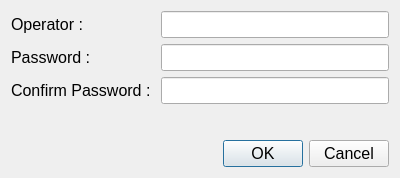
<?xml version="1.0" encoding="UTF-8"?>
<ui version="4.0">
 <class>OperatorDialog</class>
 <widget class="QDialog" name="OperatorDialog">
  <property name="windowModality">
   <enum>Qt::WindowModal</enum>
  </property>
  <property name="geometry">
   <rect>
    <x>0</x>
    <y>0</y>
    <width>400</width>
    <height>178</height>
   </rect>
  </property>
  <property name="font">
   <font>
    <pointsize>12</pointsize>
   </font>
  </property>
  <property name="acceptDrops">
   <bool>true</bool>
  </property>
  <property name="windowTitle">
   <string>Dialog</string>
  </property>
  <property name="modal">
   <bool>true</bool>
  </property>
  <layout class="QVBoxLayout" name="verticalLayout">
   <item>
    <layout class="QFormLayout" name="formLayout">
     <property name="fieldGrowthPolicy">
      <enum>QFormLayout::AllNonFixedFieldsGrow</enum>
     </property>
     <item row="0" column="0">
      <widget class="QLabel" name="label">
       <property name="text">
        <string>Operator : </string>
       </property>
       <property name="wordWrap">
        <bool>false</bool>
       </property>
      </widget>
     </item>
     <item row="0" column="1">
      <widget class="DialogLineEdit" name="leOperatorName">
       <property name="inputMask">
        <string/>
       </property>
      </widget>
     </item>
     <item row="1" column="0">
      <widget class="QLabel" name="label_2">
       <property name="text">
        <string>Password : </string>
       </property>
      </widget>
     </item>
     <item row="1" column="1">
      <widget class="DialogLineEdit" name="leOperatorPass">
       <property name="inputMask">
        <string/>
       </property>
       <property name="echoMode">
        <enum>QLineEdit::Password</enum>
       </property>
      </widget>
     </item>
     <item row="2" column="0">
      <widget class="QLabel" name="label_3">
       <property name="text">
        <string>Confirm Password : </string>
       </property>
      </widget>
     </item>
     <item row="2" column="1">
      <widget class="DialogLineEdit" name="leOperatorPass1">
       <property name="inputMask">
        <string/>
       </property>
       <property name="echoMode">
        <enum>QLineEdit::Password</enum>
       </property>
      </widget>
     </item>
    </layout>
   </item>
   <item>
    <widget class="QDialogButtonBox" name="buttonBox">
     <property name="orientation">
      <enum>Qt::Horizontal</enum>
     </property>
     <property name="standardButtons">
      <set>QDialogButtonBox::Cancel|QDialogButtonBox::Ok</set>
     </property>
    </widget>
   </item>
  </layout>
 </widget>
 <customwidgets>
  <customwidget>
   <class>DialogLineEdit</class>
   <extends>QLineEdit</extends>
   <header>Other/dialoglineedit.h</header>
  </customwidget>
 </customwidgets>
 <resources/>
 <connections>
  <connection>
   <sender>buttonBox</sender>
   <signal>accepted()</signal>
   <receiver>OperatorDialog</receiver>
   <slot>accept()</slot>
   <hints>
    <hint type="sourcelabel">
     <x>248</x>
     <y>254</y>
    </hint>
    <hint type="destinationlabel">
     <x>157</x>
     <y>274</y>
    </hint>
   </hints>
  </connection>
  <connection>
   <sender>buttonBox</sender>
   <signal>rejected()</signal>
   <receiver>OperatorDialog</receiver>
   <slot>reject()</slot>
   <hints>
    <hint type="sourcelabel">
     <x>316</x>
     <y>260</y>
    </hint>
    <hint type="destinationlabel">
     <x>286</x>
     <y>274</y>
    </hint>
   </hints>
  </connection>
 </connections>
</ui>
